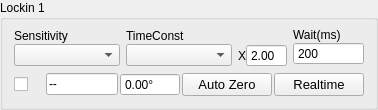
                 <widget class="QGroupBox" name="lockin1Group">
                  <property name="sizePolicy">
                   <sizepolicy hsizetype="Expanding" vsizetype="Expanding">
                    <horstretch>0</horstretch>
                    <verstretch>0</verstretch>
                   </sizepolicy>
                  </property>
                  <property name="title">
                   <string>Lockin 1</string>
                  </property>
                  <layout class="QGridLayout" name="gridLayout_22">
                   <property name="topMargin">
                    <number>2</number>
                   </property>
                   <item row="0" column="0">
                    <layout class="QVBoxLayout" name="verticalLayout_58" stretch="4,3,1">
                     <property name="sizeConstraint">
                      <enum>QLayout::SizeConstraint::SetNoConstraint</enum>
                     </property>
                     <item>
                      <widget class="PlotWidget" name="realDisChart1" native="true">
                       <property name="mytype" stdset="0">
                        <string>chart</string>
                       </property>
                      </widget>
                     </item>
                     <item>
                      <layout class="QHBoxLayout" name="horizontalLayout_17" stretch="3,3,1,2">
                       <item>
                        <layout class="QVBoxLayout" name="verticalLayout">
                         <property name="spacing">
                          <number>0</number>
                         </property>
                         <item>
                          <widget class="QLabel" name="label_15">
                           <property name="sizePolicy">
                            <sizepolicy hsizetype="Expanding" vsizetype="Fixed">
                             <horstretch>0</horstretch>
                             <verstretch>0</verstretch>
                            </sizepolicy>
                           </property>
                           <property name="text">
                            <string>Sensitivity</string>
                           </property>
                           <property name="mytype" stdset="0">
                            <string>label</string>
                           </property>
                          </widget>
                         </item>
                         <item>
                          <widget class="QComboBox" name="sensitivity1">
                           <property name="sizePolicy">
                            <sizepolicy hsizetype="Expanding" vsizetype="Fixed">
                             <horstretch>0</horstretch>
                             <verstretch>0</verstretch>
                            </sizepolicy>
                           </property>
                           <property name="maximumSize">
                            <size>
                             <width>16777215</width>
                             <height>16777215</height>
                            </size>
                           </property>
                           <property name="font">
                            <font>
                             <pointsize>8</pointsize>
                            </font>
                           </property>
                          </widget>
                         </item>
                        </layout>
                       </item>
                       <item>
                        <layout class="QVBoxLayout" name="verticalLayout_2">
                         <property name="spacing">
                          <number>0</number>
                         </property>
                         <property name="leftMargin">
                          <number>0</number>
                         </property>
                         <item>
                          <widget class="QLabel" name="label_18">
                           <property name="sizePolicy">
                            <sizepolicy hsizetype="Expanding" vsizetype="Fixed">
                             <horstretch>0</horstretch>
                             <verstretch>0</verstretch>
                            </sizepolicy>
                           </property>
                           <property name="maximumSize">
                            <size>
                             <width>16777215</width>
                             <height>16777215</height>
                            </size>
                           </property>
                           <property name="text">
                            <string>TimeConst</string>
                           </property>
                           <property name="mytype" stdset="0">
                            <string>label</string>
                           </property>
                          </widget>
                         </item>
                         <item>
                          <widget class="QComboBox" name="timeConst1">
                           <property name="sizePolicy">
                            <sizepolicy hsizetype="Expanding" vsizetype="Fixed">
                             <horstretch>0</horstretch>
                             <verstretch>0</verstretch>
                            </sizepolicy>
                           </property>
                           <property name="maximumSize">
                            <size>
                             <width>16777215</width>
                             <height>16777215</height>
                            </size>
                           </property>
                           <property name="font">
                            <font>
                             <pointsize>8</pointsize>
                            </font>
                           </property>
                          </widget>
                         </item>
                        </layout>
                       </item>
                       <item>
                        <layout class="QVBoxLayout" name="verticalLayout_50">
                         <property name="spacing">
                          <number>0</number>
                         </property>
                         <item>
                          <spacer name="horizontalSpacer">
                           <property name="orientation">
                            <enum>Qt::Orientation::Horizontal</enum>
                           </property>
                           <property name="sizeHint" stdset="0">
                            <size>
                             <width>67</width>
                             <height>16</height>
                            </size>
                           </property>
                          </spacer>
                         </item>
                         <item>
                          <layout class="QHBoxLayout" name="horizontalLayout_14">
                           <property name="spacing">
                            <number>0</number>
                           </property>
                           <item>
                            <widget class="QLabel" name="label">
                             <property name="maximumSize">
                              <size>
                               <width>20</width>
                               <height>30</height>
                              </size>
                             </property>
                             <property name="text">
                              <string>X</string>
                             </property>
                            </widget>
                           </item>
                           <item>
                            <widget class="QDoubleSpinBox" name="wait1multip">
                             <property name="sizePolicy">
                              <sizepolicy hsizetype="Expanding" vsizetype="Fixed">
                               <horstretch>0</horstretch>
                               <verstretch>0</verstretch>
                              </sizepolicy>
                             </property>
                             <property name="maximumSize">
                              <size>
                               <width>16777215</width>
                               <height>16777215</height>
                              </size>
                             </property>
                             <property name="buttonSymbols">
                              <enum>QAbstractSpinBox::ButtonSymbols::NoButtons</enum>
                             </property>
                             <property name="decimals">
                              <number>2</number>
                             </property>
                             <property name="minimum">
                              <double>0.100000000000000</double>
                             </property>
                             <property name="maximum">
                              <double>10.000000000000000</double>
                             </property>
                             <property name="singleStep">
                              <double>0.100000000000000</double>
                             </property>
                             <property name="value">
                              <double>2.000000000000000</double>
                             </property>
                            </widget>
                           </item>
                          </layout>
                         </item>
                        </layout>
                       </item>
                       <item>
                        <layout class="QVBoxLayout" name="verticalLayout_3">
                         <property name="spacing">
                          <number>0</number>
                         </property>
                         <item>
                          <widget class="QLabel" name="label_19">
                           <property name="sizePolicy">
                            <sizepolicy hsizetype="Expanding" vsizetype="Fixed">
                             <horstretch>0</horstretch>
                             <verstretch>0</verstretch>
                            </sizepolicy>
                           </property>
                           <property name="text">
                            <string>Wait(ms)</string>
                           </property>
                           <property name="mytype" stdset="0">
                            <string>label</string>
                           </property>
                          </widget>
                         </item>
                         <item>
                          <widget class="QSpinBox" name="wait1">
                           <property name="sizePolicy">
                            <sizepolicy hsizetype="Expanding" vsizetype="Fixed">
                             <horstretch>0</horstretch>
                             <verstretch>0</verstretch>
                            </sizepolicy>
                           </property>
                           <property name="maximumSize">
                            <size>
                             <width>16777215</width>
                             <height>16777215</height>
                            </size>
                           </property>
                           <property name="buttonSymbols">
                            <enum>QAbstractSpinBox::ButtonSymbols::NoButtons</enum>
                           </property>
                           <property name="text" stdset="0">
                            <string>200</string>
                           </property>
                           <property name="minimum">
                            <number>0</number>
                           </property>
                           <property name="maximum">
                            <number>10000</number>
                           </property>
                           <property name="value">
                            <number>200</number>
                           </property>
                          </widget>
                         </item>
                        </layout>
                       </item>
                      </layout>
                     </item>
                     <item>
                      <layout class="QHBoxLayout" name="horizontalLayout_4" stretch="5,12,8,15,15">
                       <property name="spacing">
                        <number>2</number>
                       </property>
                       <item>
                        <widget class="QCheckBox" name="activeLockin1">
                         <property name="sizePolicy">
                          <sizepolicy hsizetype="Expanding" vsizetype="Fixed">
                           <horstretch>0</horstretch>
                           <verstretch>0</verstretch>
                          </sizepolicy>
                         </property>
                         <property name="toolTip">
                          <string>Active Instrument?</string>
                         </property>
                         <property name="text">
                          <string/>
                         </property>
                         <property name="checked">
                          <bool>false</bool>
                         </property>
                         <property name="mytype" stdset="0">
                          <string>checkbox</string>
                         </property>
                        </widget>
                       </item>
                       <item>
                        <widget class="QLineEdit" name="realDisChart1Num">
                         <property name="enabled">
                          <bool>true</bool>
                         </property>
                         <property name="sizePolicy">
                          <sizepolicy hsizetype="Expanding" vsizetype="Fixed">
                           <horstretch>0</horstretch>
                           <verstretch>0</verstretch>
                          </sizepolicy>
                         </property>
                         <property name="text">
                          <string>--</string>
                         </property>
                         <property name="readOnly">
                          <bool>true</bool>
                         </property>
                         <property name="toolTip">
                          <string>&lt;html&gt;&lt;head/&gt;&lt;body&gt;&lt;p&gt;&lt;b&gt;Lock-in X reading&lt;/b&gt;&lt;/p&gt;&lt;p&gt;Current X reading from this lock-in.&lt;br/&gt;
The adjacent Phase field sets its reference phase.&lt;/p&gt;&lt;/body&gt;&lt;/html&gt;</string>
                         </property>
                         <property name="mytype" stdset="0">
                          <string>inst_disp</string>
                         </property>
                        </widget>
                       </item>
                       <item>
                        <widget class="QDoubleSpinBox" name="phase1">
                         <property name="minimumSize">
                          <size>
                           <width>60</width>
                           <height>0</height>
                          </size>
                         </property>
                         <property name="sizePolicy">
                          <sizepolicy hsizetype="Expanding" vsizetype="Fixed">
                           <horstretch>0</horstretch>
                           <verstretch>0</verstretch>
                          </sizepolicy>
                         </property>
                         <property name="toolTip">
                          <string>&lt;html&gt;&lt;head/&gt;&lt;body&gt;&lt;p&gt;&lt;b&gt;Phase&lt;/b&gt;&lt;/p&gt;&lt;p&gt;Reference phase in degrees; read on connection.&lt;br/&gt;
Type a number; the ° unit is added automatically.&lt;br/&gt;
Press Enter or leave the field to apply and read back.&lt;br/&gt;
Resolution: 0.01°; blank = no valid readback.&lt;br/&gt;
Available when connected and not scanning.&lt;/p&gt;&lt;/body&gt;&lt;/html&gt;</string>
                         </property>
                         <property name="buttonSymbols">
                          <enum>QAbstractSpinBox::ButtonSymbols::NoButtons</enum>
                         </property>
                         <property name="keyboardTracking">
                          <bool>false</bool>
                         </property>
                         <property name="suffix">
                          <string>°</string>
                         </property>
                         <property name="decimals">
                          <number>2</number>
                         </property>
                         <property name="minimum">
                          <double>-360.000000000000000</double>
                         </property>
                         <property name="maximum">
                          <double>729.990000000000009</double>
                         </property>
                         <property name="singleStep">
                          <double>0.010000000000000</double>
                         </property>
                        </widget>
                       </item>
                       <item>
                        <widget class="QPushButton" name="autoZero1">
                         <property name="sizePolicy">
                          <sizepolicy hsizetype="Expanding" vsizetype="Fixed">
                           <horstretch>0</horstretch>
                           <verstretch>0</verstretch>
                          </sizepolicy>
                         </property>
                         <property name="maximumSize">
                          <size>
                           <width>16777215</width>
                           <height>30</height>
                          </size>
                         </property>
                         <property name="font">
                          <font>
                           <pointsize>10</pointsize>
                          </font>
                         </property>
                         <property name="toolTip">
                          <string>&lt;html&gt;&lt;head/&gt;&lt;body&gt;&lt;p&gt;&lt;b&gt;Auto Zero&lt;/b&gt;&lt;/p&gt;&lt;p&gt;Apply X-channel Auto Offset on this SR830.&lt;br/&gt;
Refresh the actual X reading; noise may leave a residual.&lt;br/&gt;
Y/R offsets and reference phase stay unchanged.&lt;br/&gt;
Use a stable baseline before zeroing.&lt;br/&gt;
Available when connected and not scanning.&lt;/p&gt;&lt;/body&gt;&lt;/html&gt;</string>
                         </property>
                         <property name="text">
                          <string>Auto Zero</string>
                         </property>
                         <property name="iconSize">
                          <size>
                           <width>16</width>
                           <height>16</height>
                          </size>
                         </property>
                         <property name="mytype" stdset="0">
                          <string>clickable_button</string>
                         </property>
                        </widget>
                       </item>
                       <item>
                        <widget class="QPushButton" name="realtimeDisp1">
                         <property name="sizePolicy">
                          <sizepolicy hsizetype="Expanding" vsizetype="Fixed">
                           <horstretch>0</horstretch>
                           <verstretch>0</verstretch>
                          </sizepolicy>
                         </property>
                         <property name="maximumSize">
                          <size>
                           <width>16777215</width>
                           <height>30</height>
                          </size>
                         </property>
                         <property name="font">
                          <font>
                           <pointsize>10</pointsize>
                          </font>
                         </property>
                         <property name="text">
                          <string>Realtime</string>
                         </property>
                         <property name="checkable">
                          <bool>true</bool>
                         </property>
                         <property name="checked">
                          <bool>false</bool>
                         </property>
                         <property name="mytype" stdset="0">
                          <string>checkable_button</string>
                         </property>
                        </widget>
                       </item>
                      </layout>
                     </item>
                    </layout>
                   </item>
                  </layout>
                 </widget>
